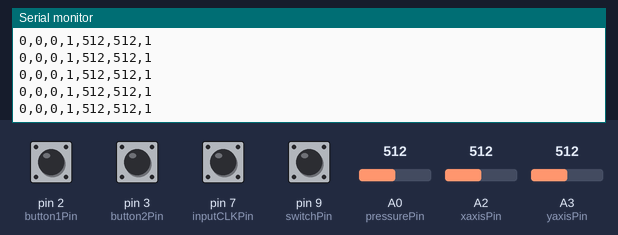
This sketch was run on a simulated Arduino Uno, built with avr-gcc and run on an emulated ATmega328P. Shown: the last lines printed to the serial monitor. The test bench sets the inputs (shaded band); at power-on: pin 7 (inputCLKPin), pin 9 (switchPin) HIGH, pin 2 (button1Pin), pin 3 (button2Pin) LOW, A2 (xaxisPin) = 512, A3 (yaxisPin) = 512, A0 (pressurePin) = 512.

Above: at 1.2 s.
1.3 s: A2 (xaxisPin) set to 104
At 1.9 s:
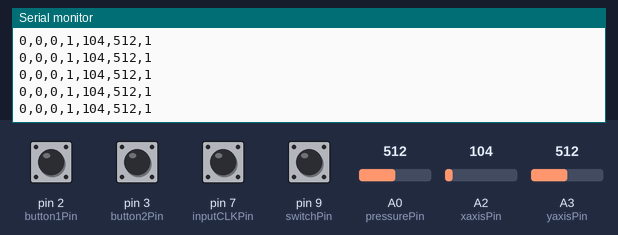
4.3 s: A2 (xaxisPin) set to 93
At 5.4 s:
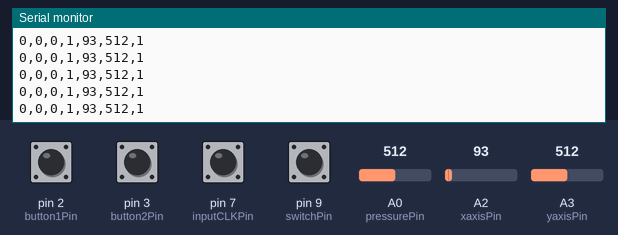
5.8 s: A3 (yaxisPin) set to 981
At 6.9 s:
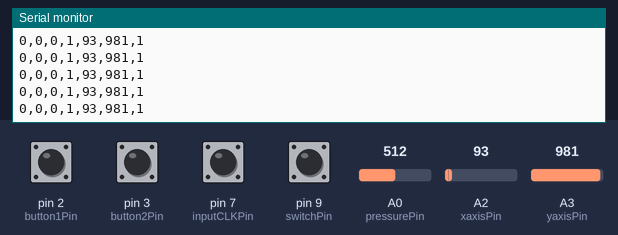
7.3 s: A3 (yaxisPin) set to 1013
At 8.2 s:
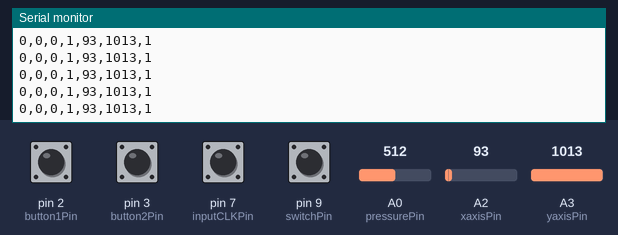
Timing chart, 0 to 10.3 s (numbered marks = the images above; inputs shaded):
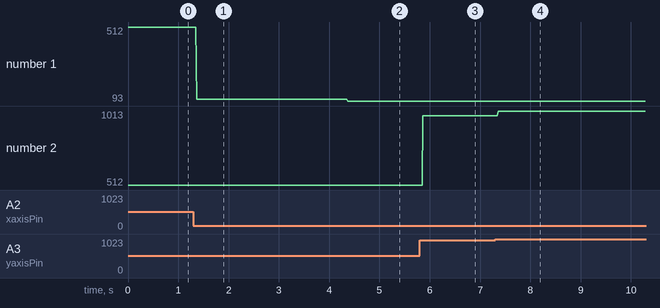

The sketch:

Final_Code_Ver1.ino
```cpp
const int button1Pin = 2;
const int button2Pin = 3;

const int inputDTPin = 6;
const int inputCLKPin = 7;

const int switchPin = 9;

const int pressurePin = A0;

const int xaxisPin = A2;
const int yaxisPin = A3;

int counter = 0;

int currentStateCLK;
int previousStateCLK;

int button1State = 0;
int button2State = 0;

int switchState = 0;

int x;
int y;

int force;
int forceThreshold = 500;

void setup() {
  pinMode(button1Pin, INPUT);
  pinMode(button2Pin, INPUT);

  pinMode(inputDTPin, INPUT);
  pinMode(inputCLKPin, INPUT);

  pinMode(switchPin, INPUT);

  pinMode(pressurePin, INPUT);

  pinMode(xaxisPin, INPUT);
  pinMode(yaxisPin, INPUT);

  Serial.begin(9600);

  previousStateCLK = digitalRead(inputCLKPin);
}

void loop() {
  button1State = digitalRead(button1Pin);

  Serial.print(button1State);
  Serial.print(",");

  button2State = digitalRead(button2Pin);

  Serial.print(button2State);
  Serial.print(",");

  currentStateCLK = digitalRead(inputCLKPin);

  if (currentStateCLK != previousStateCLK){

    if (digitalRead(inputDTPin) != currentStateCLK){
      counter ++;
    } else{
      counter --;
    }

    previousStateCLK = currentStateCLK;
  }

  Serial.print(counter);
  Serial.print(",");

  switchState = digitalRead(switchPin);

  Serial.print(switchState);
  Serial.print(",");

  x = analogRead(xaxisPin);

  Serial.print(x);
  Serial.print(",");

  y = analogRead(yaxisPin);

  Serial.print(y);
  Serial.print(",");

  force = analogRead(pressurePin);

  if (force > forceThreshold){
    force = 1;
  } else{
    force = 0;
  }

  Serial.println(force);
}
```

Measured:
- after the input at 1.3 s, the serial monitor: prints a new line after 0.06 s (image 1)
- after the input at 4.3 s, the serial monitor: prints a new line after 0.07 s (image 2)
- after the input at 5.8 s, the serial monitor: prints a new line after 0.06 s (image 3)
- after the input at 7.3 s, the serial monitor: prints a new line after 0.06 s (image 4)
- plotted number 1: 512 → 104 after the input at 1.3 s, 104 → 93 after the input at 4.3 s
- plotted number 2: 512 → 981 after the input at 5.8 s, 981 → 1013 after the input at 7.3 s
